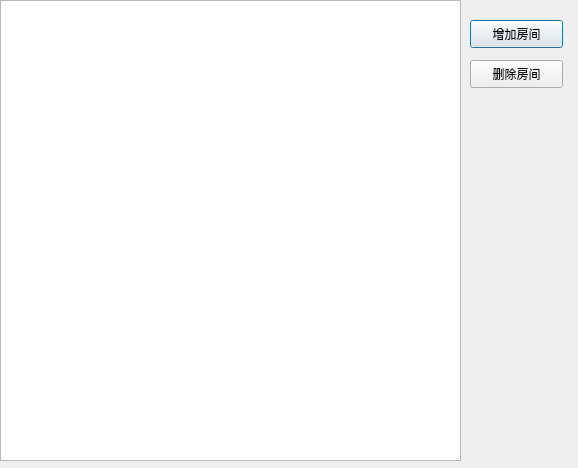
<?xml version="1.0" encoding="UTF-8"?>
<ui version="4.0">
 <class>table_room</class>
 <widget class="QDialog" name="table_room">
  <property name="geometry">
   <rect>
    <x>0</x>
    <y>0</y>
    <width>578</width>
    <height>468</height>
   </rect>
  </property>
  <property name="windowTitle">
   <string>Dialog</string>
  </property>
  <widget class="QTableView" name="tableView">
   <property name="geometry">
    <rect>
     <x>0</x>
     <y>0</y>
     <width>461</width>
     <height>461</height>
    </rect>
   </property>
  </widget>
  <widget class="QPushButton" name="addroom">
   <property name="geometry">
    <rect>
     <x>470</x>
     <y>20</y>
     <width>93</width>
     <height>28</height>
    </rect>
   </property>
   <property name="text">
    <string>增加房间</string>
   </property>
  </widget>
  <widget class="QPushButton" name="deletroom">
   <property name="geometry">
    <rect>
     <x>470</x>
     <y>60</y>
     <width>93</width>
     <height>28</height>
    </rect>
   </property>
   <property name="text">
    <string>删除房间</string>
   </property>
  </widget>
 </widget>
 <resources/>
 <connections/>
</ui>
